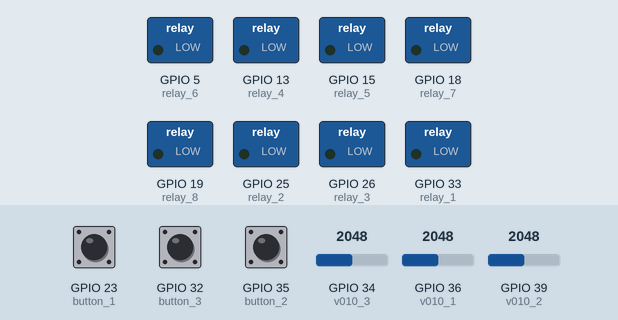
A sketch run on a simulated ESP32. On the bench: switched loads named in the sketch (green lamp = pin HIGH). The test bench sets the inputs (shaded band); at power-on: GPIO 23 (button_1) HIGH, GPIO 32 (button_3) HIGH, GPIO 34 (v010_3) = 2048, GPIO 35 (button_2) HIGH, GPIO 36 (v010_1) = 2048, GPIO 39 (v010_2) = 2048. What the sketch prints to the serial monitor is not drawn.

Above: at 15.1 s.
At 45.2 s:
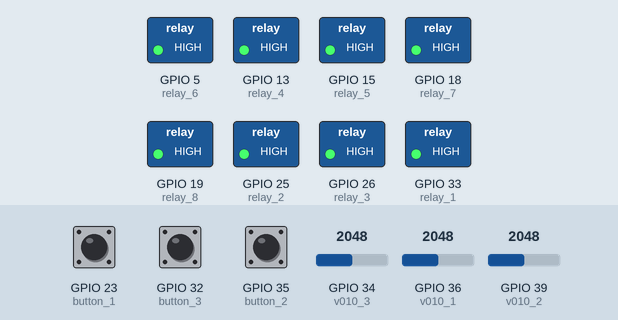
Timing chart, 0 to 78.4 s (numbered marks = the images above):
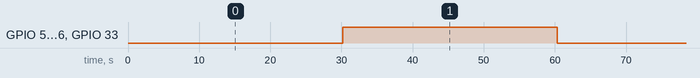

The sketch:

receiver.ino
```cpp
#define v010_1 36
#define v010_2 39
#define v010_3 34

#define relay_1 33
#define relay_2 25
#define relay_3 26
#define relay_4 13
#define relay_5 15
#define relay_6 5
#define relay_7 18
#define relay_8 19

#define button_1 23
#define button_2 35
#define button_3 32

uint32_t timer_cur = 0;
uint32_t timer_max = 30000;

void setup()
{
  Serial.begin(9600);

  pinMode(v010_1, INPUT);
  pinMode(v010_2, INPUT);
  pinMode(v010_3, INPUT);

  pinMode(relay_1, OUTPUT);
  pinMode(relay_2, OUTPUT);
  pinMode(relay_3, OUTPUT);
  pinMode(relay_4, OUTPUT);
  pinMode(relay_5, OUTPUT);
  pinMode(relay_6, OUTPUT);
  pinMode(relay_7, OUTPUT);
  pinMode(relay_8, OUTPUT);

  pinMode(button_1, INPUT_PULLUP);
  pinMode(button_2, INPUT_PULLUP);
  pinMode(button_3, INPUT_PULLUP);

}
void loop()
{
  int val = 0;

  val = analogRead(v010_1);
  Serial.print("PIN 34: ");
  Serial.println(val);

  val = analogRead(v010_2);
  Serial.print("PIN 35: ");
  Serial.println(val);

  val = analogRead(v010_3);
  Serial.print("PIN 32: ");
  Serial.println(val);

  Serial.print("BTN 1 - PIN 23: ");
  Serial.println(digitalRead(button_1));
  Serial.print("BTN 2 - PIN 35: ");
  Serial.println(digitalRead(button_2));
  Serial.print("BTN 3 - PIN 32: ");
  Serial.println(digitalRead(button_3));

  if (millis() - timer_cur > timer_max)
  {
    timer_cur = millis();
    digitalWrite(relay_1, !digitalRead(relay_1));
    digitalWrite(relay_2, !digitalRead(relay_2));
    digitalWrite(relay_3, !digitalRead(relay_3));
    digitalWrite(relay_4, !digitalRead(relay_4));
    digitalWrite(relay_5, !digitalRead(relay_5));
    digitalWrite(relay_6, !digitalRead(relay_6));
    digitalWrite(relay_7, !digitalRead(relay_7));
    digitalWrite(relay_8, !digitalRead(relay_8));
  }

  Serial.println();
  delay(500);

  /*
  int ppb = 10000;
  if (ppb > 9999)
  {
    ppb = 9999;
  }
  // send 0-10V
  uint8_t pwm_val = map(ppb, 0, 10000, 0, 255);
  analogWrite(ledPin, pwm_val);

  Serial.print(ppb);
  Serial.print(" - ");
  Serial.println(pwm_val);

  delay(500);
  */
}
```

Measured:
- by itself, GPIO 5 (relay_6), GPIO 13 (relay_4), GPIO 15 (relay_5), GPIO 18 (relay_7), GPIO 19 (relay_8), GPIO 25 (relay_2), GPIO 26 (relay_3), GPIO 33 (relay_1): alternates HIGH for 30.2 s and LOW for 30.2 s
